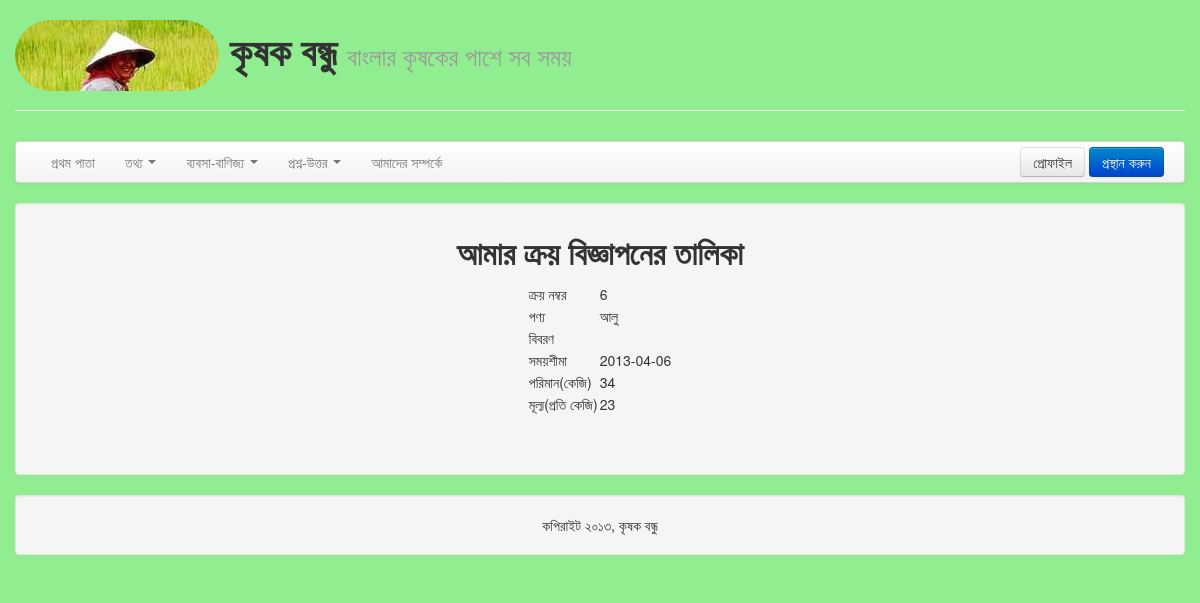
Screenshot of /index.php/product/showBuy (signed in) with the database file from the repository.
### tables this page shows
CREATE TABLE IF NOT EXISTS `buy` (
  `buy_id` int(255) NOT NULL AUTO_INCREMENT,
  `user_id` int(255) NOT NULL,
  `amount` double NOT NULL,
  `price` double NOT NULL,
  `require_date` date NOT NULL,
  `description` text NOT NULL,
  `post_date` timestamp NOT NULL DEFAULT CURRENT_TIMESTAMP,
  `title` varchar(20) DEFAULT NULL,
  PRIMARY KEY (`buy_id`),
  KEY `crop` (`title`),
  KEY `user` (`user_id`)
);

### application/controllers/product.php (called while the page is built, shortened)
<?php
class Product extends CI_Controller{
		public function __construct()
		{
			$this->load->model("dbmodel");
			$this->load->helper("url");
			$this->load->helper(array('form', 'url'));
			$this->load->helper('array');
			$this->load->library('form_validation');
		}
		public function showBuy(){
			$image = $this->dbmodel->showBuy($_SESSION['id']);
			$data = array('image'=>$image, 'user_id'=>$_SESSION['id']);
			$this->load->view('template/header');
			$this->load->view('template/menubar', $this->models->generate_menubar_data());
			$this->load->view('show_buy_post',$data);
			$this->load->view('template/footer');
		}
}
?>

### index.php (called while the page is built, shortened)
<?php
require_once BASEPATH.'core/CodeIgniter.php';

### application/models/dbmodel.php (called while the page is built, shortened)
<?php
class Dbmodel extends CI_Model{
			public function showBuy($id){
			$query = "select * from buy where user_id='".$id."';";
			$result = $this->db->query($query);
			return $result;
		}
}
?>

### application/views/show_buy_post.php (the view, shortened to what this page needs)
<div class="row-fluid">
	<div class="span12 well">
            				<h2 align="center">আমার ক্রয় বিজ্ঞাপনের তালিকা </h2>
							<?php foreach($image->result_array() as $row){?>
							<table align="center">
  							 	<tr><td>ক্রয় নম্বর</td>
    								<td><?php echo $row['buy_id']?></td>
  								</tr>
  								<tr><td>পণ্য</td>
    								<td><?php echo $row['title']?></td>
  								</tr>
  								<tr><td>বিবরণ</td>
                                	<td><?php echo $row['description']?></td>
  								</tr
 								<tr><td>সময়শীমা</td>
    								<td><?php echo $row['require_date']?></td>
  								<tr><td>পরিমান(কেজি)</td>
    								<td><?php echo $row['amount']?> </td>
  								</tr>
  								<tr><td>মূল্য(প্রতি কেজি)</td>
    								<td><?php echo $row['price']?> </td>
  								</tr>
						</table>
 					<br /><br/>
					<?php } ?>
         			</div>
                    </div>

### rows the page displays
buy: buy_id "6", title "আলু", require_date "2013-04-06", amount "34", price "23"
